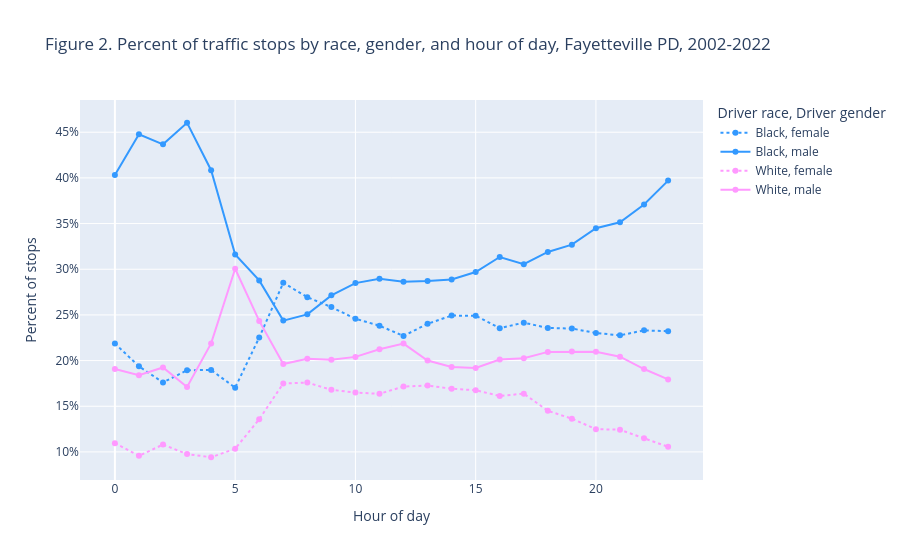

The code cell stored with this chart in its notebook:
### Code cell
mask = df2["driver_race"].isin(["Black", "White"])
fig = px.line(
    df2[mask],
    x="hour_of_day",
    y="percent_stops_for_race_gender",
    color="driver_race",
    title="Figure 2. Percent of traffic stops by race, gender, and hour of day, Fayetteville PD, 2002-2022",
    labels={
        "percent_stops_for_race_gender": "Percent of stops",
        "hour_of_day": "Hour of day",
        "driver_race": "Driver race",
        "driver_gender": "Driver gender",
    },
    color_discrete_sequence=(px.colors.diverging.Picnic[1], px.colors.diverging.Picnic[7]),
    height=600,
    markers=True,
    line_dash="driver_gender",
    line_dash_map={"male": "solid", "female": "dot"},
    line_group="driver_gender",
)
fig.layout.yaxis.tickformat = ",.0%"
fig.update_traces(textposition="bottom right")

### Figure 1 — Plotly figure (JSON) as saved in the notebook; plotly's stock layout.template omitted (floating-point values rounded to 4 significant figures)
{"data": [{"hovertemplate": "Driver race=Black<br>Driver gender=female<br>Hour of day=%{x}<br>Percent of stops=%{y}<extra></extra>", "legendgroup": "Black, female", "line": {"color": "rgb(51,153,255)", "dash": "dot"}, "marker": {"symbol": "circle"}, "mode": "markers+lines", "name": "Black, female", "orientation": "v", "showlegend": true, "textposition": "bottom right", "type": "scatter", "x": [0, 1, 2, 3, 4, 5, 6, 7, 8, 9, 10, 11, 12, 13, 14, 15, 16, 17, 18, 19, 20, 21, 22, 23], "xaxis": "x", "y": [0.2187, 0.1937, 0.176, 0.1894, 0.1897, 0.1704, 0.2252, 0.2852, 0.2694, 0.2586, 0.2458, 0.2381, 0.227, 0.2403, 0.2492, 0.2491, 0.2355, 0.2415, 0.2357, 0.2351, 0.2302, 0.2276, 0.2331, 0.2321], "yaxis": "y"}, {"hovertemplate": "Driver race=Black<br>Driver gender=male<br>Hour of day=%{x}<br>Percent of stops=%{y}<extra></extra>", "legendgroup": "Black, male", "line": {"color": "rgb(51,153,255)", "dash": "solid"}, "marker": {"symbol": "circle"}, "mode": "markers+lines", "name": "Black, male", "orientation": "v", "showlegend": true, "textposition": "bottom right", "type": "scatter", "x": [0, 1, 2, 3, 4, 5, 6, 7, 8, 9, 10, 11, 12, 13, 14, 15, 16, 17, 18, 19, 20, 21, 22, 23], "xaxis": "x", "y": [0.4032, 0.4477, 0.4368, 0.4604, 0.4084, 0.3162, 0.2878, 0.2438, 0.2506, 0.2714, 0.2848, 0.2896, 0.2863, 0.2871, 0.2888, 0.297, 0.3134, 0.3056, 0.319, 0.3269, 0.345, 0.3514, 0.3709, 0.397], "yaxis": "y"}, {"hovertemplate": "Driver race=White<br>Driver gender=female<br>Hour of day=%{x}<br>Percent of stops=%{y}<extra></extra>", "legendgroup": "White, female", "line": {"color": "rgb(255,153,255)", "dash": "dot"}, "marker": {"symbol": "circle"}, "mode": "markers+lines", "name": "White, female", "orientation": "v", "showlegend": true, "textposition": "bottom right", "type": "scatter", "x": [0, 1, 2, 3, 4, 5, 6, 7, 8, 9, 10, 11, 12, 13, 14, 15, 16, 17, 18, 19, 20, 21, 22, 23], "xaxis": "x", "y": [0.1096, 0.09577, 0.108, 0.09762, 0.09418, 0.1035, 0.1357, 0.175, 0.1759, 0.168, 0.165, 0.1636, 0.1716, 0.1726, 0.1692, 0.1675, 0.1613, 0.1638, 0.145, 0.1364, 0.1249, 0.1243, 0.1149, 0.1056], "yaxis": "y"}, {"hovertemplate": "Driver race=White<br>Driver gender=male<br>Hour of day=%{x}<br>Percent of stops=%{y}<extra></extra>", "legendgroup": "White, male", "line": {"color": "rgb(255,153,255)", "dash": "solid"}, "marker": {"symbol": "circle"}, "mode": "markers+lines", "name": "White, male", "orientation": "v", "showlegend": true, "textposition": "bottom right", "type": "scatter", "x": [0, 1, 2, 3, 4, 5, 6, 7, 8, 9, 10, 11, 12, 13, 14, 15, 16, 17, 18, 19, 20, 21, 22, 23], "xaxis": "x", "y": [0.1907, 0.1839, 0.1924, 0.171, 0.2188, 0.3005, 0.2434, 0.1962, 0.202, 0.2009, 0.2041, 0.2123, 0.2186, 0.2001, 0.1929, 0.1919, 0.2011, 0.2026, 0.2095, 0.2099, 0.2097, 0.2043, 0.1908, 0.1794], "yaxis": "y"}], "layout": {"autosize": true, "legend": {"title": {"text": "Driver race, Driver gender"}, "tracegroupgap": 0}, "title": {"text": "Figure 2. Percent of traffic stops by race, gender, and hour of day, Fayetteville PD, 2002-2022"}, "xaxis": {"anchor": "y", "autorange": true, "domain": [0, 1], "range": [-1.379, 24.38], "title": {"text": "Hour of day"}, "type": "linear"}, "yaxis": {"anchor": "x", "autorange": true, "domain": [0, 1], "range": [0.06972, 0.4848], "tickformat": ",.0%", "title": {"text": "Percent of stops"}, "type": "linear"}}}
